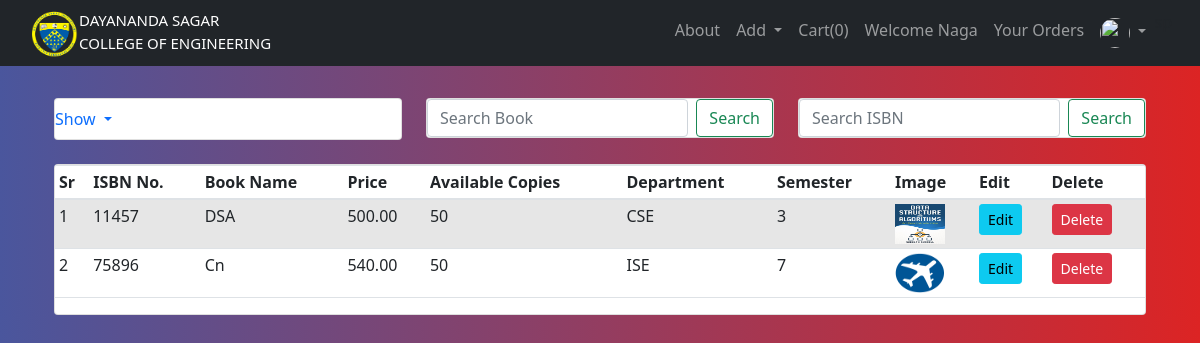
Screenshot of /admin_home (signed in) with the database file from the repository.
### website/models.py (models this page shows, shortened)
class User(db.Model,UserMixin):
        __tablename__='user'
        id = db.Column(db.Integer, primary_key=True)
        email = db.Column(db.String(150), unique=True)
        password=db.Column(db.String(150))
        first_name=db.Column(db.String(150))
        is_active = db.Column(db.Boolean,default=False)
        urole = db.Column(db.String(80))
        usn = db.Column(db.String(10))
        department_id = db.Column(db.Integer, db.ForeignKey('department.id'),nullable=True)
        department = db.relationship('Department', backref=db.backref('user_departments',lazy=True))
        semester_id = db.Column(db.Integer, db.ForeignKey('semester.id'),nullable=True)
        semester = db.relationship('Semester', backref=db.backref('user_semesters',lazy=True))
        def is_active(self):
                return self.is_active
        def get_urole(self):
                return self.urole

class Addbook(db.Model):
    __searchable__ = ['name', 'desc', 'isbn']
    id = db.Column(db.Integer, primary_key=True)
    name = db.Column(db.String(80), nullable=False)
    price = db.Column(db.Numeric(10,2), nullable=False)
    isbn = db.Column(db.Integer,default=0)
    stock = db.Column(db.Integer,nullable=False)
    available_copies = db.Column(db.Integer,nullable=False)
    desc = db.Column(db.Text, nullable=False)
    pub_date = db.Column(db.DateTime, nullable=False, default=datetime.utcnow)
    department_id = db.Column(db.Integer, db.ForeignKey('department.id'),nullable=False)
    department = db.relationship('Department', backref=db.backref('departments',lazy=True))
    semester_id = db.Column(db.Integer, db.ForeignKey('semester.id'),nullable=False)
    semester = db.relationship('Semester', backref=db.backref('semesters',lazy=True))
    image_1 = db.Column(db.String(150), nullable=False, default='image.jpg')
    image_2 = db.Column(db.String(150), nullable=False, default='image.jpg')
    image_3 = db.Column(db.String(150), nullable=False, default='image.jpg')

class Department(db.Model):
        id = db.Column(db.Integer, primary_key = True)
        name = db.Column(db.String(30), nullable = False, unique = True)

class Semester(db.Model):
        id = db.Column(db.Integer, primary_key = True)
        name = db.Column(db.String(30), nullable = False, unique = True)

### website/views.py (the view)
@views.route('/admin_home')
@login_required
@requires_access_level("admin")
def admin_home():
    books = Addbook.query.all()
    return render_template("admin_home.html", user=current_user,books=books)

### website/views.py (called while the page is built)
def requires_access_level(access_level):
    def decorator(f):
        @wraps(f)
        def decorated_function(*args, **kwargs):
            if not current_user.is_authenticated:
                flash('Login to Access', 'error')
                return redirect(url_for('views.home'))
            if current_user.get_urole()!=access_level:
                logout_user()
                flash('You do not have access to this resource. You have been automatically Logged Out', 'error')
                return redirect(url_for('views.home'))
            return f(*args, **kwargs)
        return decorated_function
    return decorator

### website/templates/admin_home.html (shortened to what this page needs)
{% extends "base.html" %} {% block title %}Admin Home{% endblock %}
{% block content %}
<br>
<br>
<br>
<div class="container">
  <div class="row">
      <div class="col-md-4">
          <div class="card mt-100">
              <ul class="navbar-nav me-auto mb-2 mb-lg-0">
              <li class="nav-item dropdown">
                  <a class="nav-link dropdown-toggle" href="#" id="navbarDropdown" role="button" data-bs-toggle="dropdown" aria-expanded="false">
                    Show
                  </a>
                </li>
              </ul>
          </div>
      </div>
      <div class="col-md-4">
        <div class="card mt-100">
          <form class="d-flex">
            <input class="form-control me-2" type="search" placeholder="Search Book" aria-label="Search">
            <button class="btn btn-outline-success" type="submit">Search</button>
          </form>
        </div>
    </div>
    <div class="col-md-4">
      <div class="card mt-100">
        <form class="d-flex">
          <input class="form-control me-2" type="search" placeholder="Search ISBN" aria-label="Search">
          <button class="btn btn-outline-success" type="submit">Search</button>
        </form>
      </div>
  </div>
  </div>
  </div>
  <br/>
<div class="container">
  <div class="card">
  <table class="table table-sm table-condensed table-striped">
    <thead>
      <th>Sr</th>
      <th>ISBN No.</th>
      <th>Book Name</th>
      <th>Price</th>
      <th>Available Copies</th>
      <th>Department</th>
      <th>Semester</th>
      <th>Image</th>
      <th>Edit</th>
      <th>Delete</th>
    </thead>
    <tbody>
      {% for book in books %}
      <tr>
        <td>{{loop.index}}</td>
        <td>{{book.isbn}}</td>
        <td>{{book.name}}</td>
        <td>{{book.price}}</td>
        <td>{{book.stock}}</td>
        <td>{{book.department.name}}</td>
        <td>{{book.semester.name}}</td>
        <td><img src="{{url_for('static',filename='images/'+ book.image_1 )}}" width="50" height="40"></td>
        <td><a href="{{url_for('add.updatebook', id=book.id)}}" class="btn btn-info btn-sm">Edit </a></td>
        <td>
        <button type="button" class="btn btn-danger btn-sm" data-toggle="modal" data-target="#exampleModal-{{book.id}}">
        Delete
        </button>
        </td>
      </tr>
      {% endfor %}
    </tbody>
  </table>
</div>
</div>
{% endblock %}

### website/templates/base.html (shortened to what this page needs)
<!DOCTYPE html>
<html>
    <head>
        <link
      rel="stylesheet"
      href="https://stackpath.bootstrapcdn.com/bootstrap/4.4.1/css/bootstrap.min.css"
    />
    <link
      rel="stylesheet"
      href="https://stackpath.bootstrapcdn.com/font-awesome/4.7.0/css/font-awesome.min.css"
    />
    <link href="https://cdn.jsdelivr.net/npm/bootstrap@5.1.3/dist/css/bootstrap.min.css" rel="stylesheet">
    <link href="https://cdn.jsdelivr.net/npm/bootstrap@5.1.3/dist/css/bootstrap.min.css" rel="stylesheet">
    <link rel="stylesheet" type="text/css" href="{{url_for('static',filename='style.css')}}">
  </head>
    <body class="bg-nav">
        <nav class="navbar navbar-expand-lg navbar-dark bg-dark">
            <div class="container-fluid">
              {% if user.is_authenticated %}
              {% if user.get_urole()=="admin" %}
              <a href="/admin_home">
              {% elif user.get_urole()=="student" %}
              <a href="/student_home">
              {% elif user.get_urole()=="teacher" %}
              <a href="/teacher_home">
              {% endif %}
              {% else %}
              <a href="/home">
              {% endif %}
              <div style="float: left;">
                <img src="static/DNS logo.png" class="img-responsive" width="50px">
              </div>
              <div style="float:left;padding: 1px 1px 0; color: aliceblue;font-size: 15px; color: white;">DAYANANDA SAGAR<br>
                <em style="font-style: normal;color: aliceblue ; color: white;">COLLEGE OF ENGINEERING</em>
              </div>
              </a>
              <div class="d-flex justify-content-end" id="navbarSupportedContent">
                <ul class="navbar-nav me-auto mb-2 mb-lg-0">
                  <li class="nav-item">
                    <a class="nav-link" aria-current="page" href="/aboutUs">About</a>
                  </li>
                  {% if user.is_authenticated %}
                  {% if user.get_urole()=="admin" %}
                  <li class="nav-item dropdown">
                    <a class="nav-link dropdown-toggle" href="#" id="navbarDropdown" role="button" data-bs-toggle="dropdown" aria-expanded="false">
                      Add
                    </a>
                  </li>
                  {% endif %}
                  <li class="nav-item">
                    <a class="nav-link" href="{{url_for('cart.getCart')}}">Cart({{session['Shoppingcart']|length}})</a>
                  </li>
                  <li class="nav-item">
                    <a class="nav-link" href="#">Welcome {{current_user.first_name}}</a>
                  </li>
                  <li class="nav-item">
                    <a class="nav-link" href="{{url_for('views.orders',invoice = current_user.invoice )}}">Your Orders</a>
                  </li>
                  <ul class="navbar-nav">
                    <li class="nav-item dropdown">
                    <a class="nav-link dropdown-toggle" href="#" id="navbarDropdownMenuLink" role="button" data-toggle="dropdown" aria-haspopup="true" aria-expanded="false">
                      <img src="https://s3.eu-central-1.amazonaws.com/bootstrapbaymisc/blog/24_days_bootstrap/fox.jpg" width="30" height="30" class="rounded-circle">
                    </a>
                  </li>
                </ul>
                <li>
                </li>
                  {% endif %}
                </ul>
              </div>
            </div>
          </nav>
          <div class="container">
              {% block content %}
              {% endblock %}
          </div>
    </body>
</html>

### website/static/style.css (style rules this page uses)
.bg-nav { background: #DC2424; background: -webkit-linear-gradient(to right, #4A569D, #DC2424); background: linear-gradient(to right, #4A569D, #DC2424); }
.mt-100 { margin-top: -40px; }

### rows the page displays
User: first_name "Naga"
Addbook: isbn "11457", name "DSA", price "500.00", stock "50", department.name "CSE", semester.name "3", image_1 (picture)
Addbook: isbn "75896", name "Cn", price "540.00", stock "50", department.name "ISE", semester.name "7", image_1 (picture)

### other values shown
{{ session['Shoppingcart']|length }} "0"
